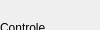
      <widget class="QWidget" name="page_3">
       <property name="geometry">
        <rect>
         <x>0</x>
         <y>0</y>
         <width>100</width>
         <height>30</height>
        </rect>
       </property>
       <attribute name="label">
        <string>Perfil Potencia Efetiva / Tempo</string>
       </attribute>
       <widget class="QComboBox" name="comboBox_displayPerfilPotencia">
        <property name="geometry">
         <rect>
          <x>10</x>
          <y>150</y>
          <width>91</width>
          <height>31</height>
         </rect>
        </property>
        <item>
         <property name="text">
          <string>Perfil Todos</string>
         </property>
        </item>
        <item>
         <property name="text">
          <string>Perfil R1</string>
         </property>
        </item>
        <item>
         <property name="text">
          <string>Perfil R2</string>
         </property>
        </item>
        <item>
         <property name="text">
          <string>Perfil R3</string>
         </property>
        </item>
        <item>
         <property name="text">
          <string>Perfil R4</string>
         </property>
        </item>
        <item>
         <property name="text">
          <string>Perfil R5</string>
         </property>
        </item>
        <item>
         <property name="text">
          <string>Perfil R6</string>
         </property>
        </item>
       </widget>
       <widget class="QGroupBox" name="groupBox_controlePerfilResistencia_2">
        <property name="geometry">
         <rect>
          <x>0</x>
          <y>20</y>
          <width>111</width>
          <height>81</height>
         </rect>
        </property>
        <property name="title">
         <string>Controle</string>
        </property>
        <widget class="QPushButton" name="pushButton_perfilPotencia">
         <property name="enabled">
          <bool>false</bool>
         </property>
         <property name="geometry">
          <rect>
           <x>10</x>
           <y>30</y>
           <width>91</width>
           <height>31</height>
          </rect>
         </property>
         <property name="text">
          <string>Iniciar</string>
         </property>
        </widget>
       </widget>
       <widget class="QLabel" name="label_41">
        <property name="geometry">
         <rect>
          <x>0</x>
          <y>110</y>
          <width>111</width>
          <height>31</height>
         </rect>
        </property>
        <property name="text">
         <string>Display</string>
        </property>
        <property name="alignment">
         <set>Qt::AlignCenter</set>
        </property>
       </widget>
       <widget class="QGroupBox" name="groupBox_configPerfilResistencia_2">
        <property name="geometry">
         <rect>
          <x>0</x>
          <y>210</y>
          <width>111</width>
          <height>161</height>
         </rect>
        </property>
        <property name="title">
         <string>Configuracao</string>
        </property>
        <widget class="QPushButton" name="pushButton_apagarPerfilPotencia">
         <property name="geometry">
          <rect>
           <x>10</x>
           <y>70</y>
           <width>91</width>
           <height>31</height>
          </rect>
         </property>
         <property name="text">
          <string>Apagar</string>
         </property>
        </widget>
        <widget class="QPushButton" name="pushButton_NovoPerfilPotencia">
         <property name="geometry">
          <rect>
           <x>10</x>
           <y>30</y>
           <width>91</width>
           <height>31</height>
          </rect>
         </property>
         <property name="text">
          <string>Novo</string>
         </property>
        </widget>
        <widget class="QComboBox" name="comboBox_perfilPotencia">
         <property name="geometry">
          <rect>
           <x>10</x>
           <y>110</y>
           <width>91</width>
           <height>31</height>
          </rect>
         </property>
         <property name="font">
          <font>
           <weight>50</weight>
           <bold>false</bold>
          </font>
         </property>
        </widget>
       </widget>
       <widget class="matplotlibWidget" name="widget_perfilPotencia" native="true">
        <property name="enabled">
         <bool>false</bool>
        </property>
        <property name="geometry">
         <rect>
          <x>120</x>
          <y>20</y>
          <width>461</width>
          <height>351</height>
         </rect>
        </property>
       </widget>
      </widget>
